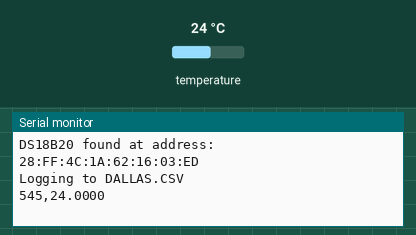
A sketch run on a simulated Raspberry Pi Pico. On the bench: the last lines printed to the serial monitor. The test bench sets the inputs (shaded band); at power-on: temperature 24 °C. Storage starts empty.

Above: at 1.7 s.
1.8 s: temperature set to 12 °C
At 2.8 s:
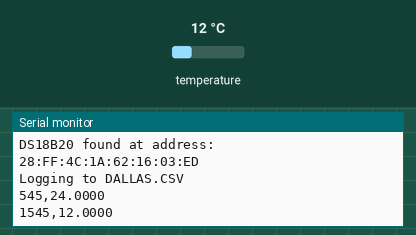
3.3 s: temperature set to 19 °C
At 4.1 s:
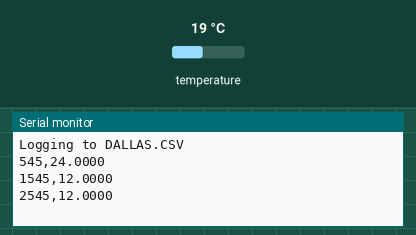
Timing chart, 0 to 6.3 s (numbered marks = the images above; inputs shaded):
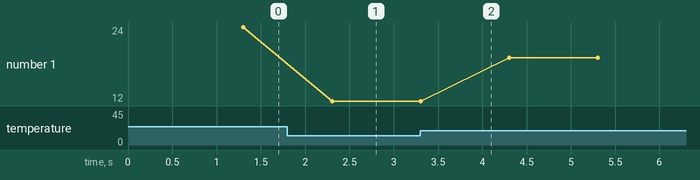

The sketch:

ds18b20_only.ino
```cpp
// (licence header left out)
/***************************************************************
  Standalone DS18B20 / DS18S20 temperature reader with optional
  microSD logging.

  Sensor wiring (Plugable Terminal Sensor Adapter, pull-up jumper ON):
      A  YELLOW (DATA)  ---->  ONE_WIRE_PIN
      B  RED    (VIN)   ---->  5V / 3.3V
      C  BLACK  (GND)   ---->  GND

  Board: Adafruit Feather RP2040 Adalogger
  Onboard microSD is on SPI1 (SCK 18, MOSI 19, MISO 20), CS = GPIO23.

  Libraries: OneWire (Jim Studt, Tom Pollard), SdFat - Adafruit Fork

  This code was
  1) Made from https://github.com/sscopazzi/SeaLabMOS/blob/main/SeaLabMOS_master_program/dallasTemp.h
  2) Which itself is from the libraries example
  3) Made using Claude Opus 5.5 Medium

  2026.10.2 Sophie is at sea and does not have the hardware to test this. Will do later.
 ***************************************************************/

#include <OneWire.h>
#include <SPI.h>
#include "SdFat.h"   // "SdFat - Adafruit Fork"

// ----------------------- USER SETTINGS -----------------------
bool saveToSD      = true;    // true = log to microSD, false = serial only
bool serialDisplay = true;    // true = print to Serial

const uint8_t  ONE_WIRE_PIN    = 12;           // DS18B20 data pin
const uint8_t  SD_CS_PIN       = 23;           // Adalogger onboard microSD CS
const char     LOG_FILENAME[]  = "DALLAS.CSV"; // 8.3 filename
const uint32_t LOG_INTERVAL_MS = 1000;         // sample period (min ~750 ms)
const uint32_t SERIAL_BAUD     = 115200;
// -------------------------------------------------------------

OneWire ds(ONE_WIRE_PIN);

SdFs SD;
SdSpiConfig sdConfig(SD_CS_PIN, DEDICATED_SPI, SD_SCK_MHZ(16), &SPI1);

float dallasTemp = NAN;
byte  dallasAddr[8];
bool  dallasFound = false;
bool  sdReady     = false;

void setupDallasTemp() {
  delay(500);  // wait for sensor power-up
  ds.reset_search();

  dallasFound = false;
  for (int attempt = 0; attempt < 5; attempt++) {
    if (ds.search(dallasAddr)) {
      if (OneWire::crc8(dallasAddr, 7) == dallasAddr[7] &&
          (dallasAddr[0] == 0x10 || dallasAddr[0] == 0x28)) {
        dallasFound = true;
        break;
      }
    }
    ds.reset_search();
    delay(200);
  }

  if (!dallasFound) {
    if (serialDisplay) Serial.println("DS18B20 sensor not found after multiple attempts!");
    return;
  }

  if (serialDisplay) {
    Serial.print("DS18B20 found at address: ");
    for (int i = 0; i < 8; i++) {
      if (dallasAddr[i] < 0x10) Serial.print("0");
      Serial.print(dallasAddr[i], HEX);
      if (i < 7) Serial.print(":");
    }
    Serial.println();
  }
}

// Returns temperature in deg C, or NAN on failure.
float getDallasTemp() {
  if (!dallasFound) {
    dallasTemp = NAN;
    return dallasTemp;
  }

  byte data[9];

  ds.reset();
  ds.select(dallasAddr);
  ds.write(0x44);  // start conversion

  delay(750);      // 750 ms max for 12-bit

  if (!ds.reset()) {           // no presence pulse: sensor disconnected
    dallasTemp = NAN;
    return dallasTemp;
  }
  ds.select(dallasAddr);
  ds.write(0xBE);  // read scratchpad

  for (int i = 0; i < 9; i++) data[i] = ds.read();

  if (OneWire::crc8(data, 8) != data[8]) {   // corrupted read
    dallasTemp = NAN;
    return dallasTemp;
  }

  int16_t raw = (data[1] << 8) | data[0];

  if (dallasAddr[0] == 0x10) {
    // DS18S20: 9-bit, 0.5 C/LSB; extend to 1/16 C using COUNT_REMAIN
    raw = raw << 3;
    if (data[7] == 0x10) raw = (raw & 0xFFF0) + 12 - data[6];
  }

  dallasTemp = raw / 16.0;
  return dallasTemp;
}

void setupSD() {
  if (!saveToSD) return;

  if (!SD.begin(sdConfig)) {
    if (serialDisplay) Serial.println("microSD init failed - logging disabled.");
    sdReady = false;
    return;
  }

  bool isNew = !SD.exists(LOG_FILENAME);
  FsFile f = SD.open(LOG_FILENAME, FILE_WRITE);
  if (!f) {
    if (serialDisplay) Serial.println("Could not open log file - logging disabled.");
    sdReady = false;
    return;
  }
  if (isNew) f.println("millis,temp_C");
  f.close();

  sdReady = true;
  if (serialDisplay) {
    Serial.print("Logging to ");
    Serial.println(LOG_FILENAME);
  }
}

void logToSD(uint32_t t, float tempC) {
  if (!saveToSD || !sdReady) return;

  FsFile f = SD.open(LOG_FILENAME, FILE_WRITE);   // appends
  if (!f) {
    if (serialDisplay) Serial.println("SD write failed.");
    return;
  }
  f.print(t);
  f.print(",");
  if (isnan(tempC)) f.println("NaN");
  else              f.println(tempC, 4);
  f.close();   // close every sample so data survives power loss
}

void setup() {
  if (serialDisplay) {
    Serial.begin(SERIAL_BAUD);
    uint32_t start = millis();
    while (!Serial && millis() - start < 2000) {}  // don't hang without USB
  }

  setupDallasTemp();
  setupSD();
}

void loop() {
  static uint32_t lastSample = 0;
  uint32_t now = millis();

  if (now - lastSample >= LOG_INTERVAL_MS || lastSample == 0) {
    lastSample = now;

    float t = getDallasTemp();   // blocks ~750 ms

    if (serialDisplay) {
      Serial.print(now);
      Serial.print(",");
      if (isnan(t)) Serial.println("NaN");
      else          Serial.println(t, 4);
    }

    logToSD(now, t);
  }
}
```

Measured:
- after the input at 1.8 s, the serial monitor: prints a new line after 0.50 s (image 1)
- plotted number 1: 24 → 12 after the input at 1.8 s, 12 → 19 after the input at 3.3 s
